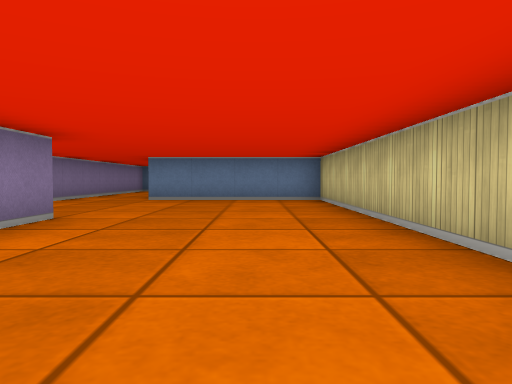
View 1 (above)

14 first-person views from a walk through a cub3D level. The camera is about half as high as the walls, tilts 2° down and sees 70° across. The floor is counted in squares. Each view is taken from the middle of a square. On the plan, view 1 faces up. The plan holds only what a view shows up to about 9 squares ahead; the rest is blank.

View 2
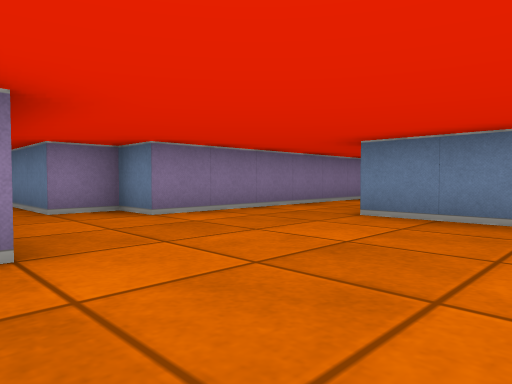

View 3
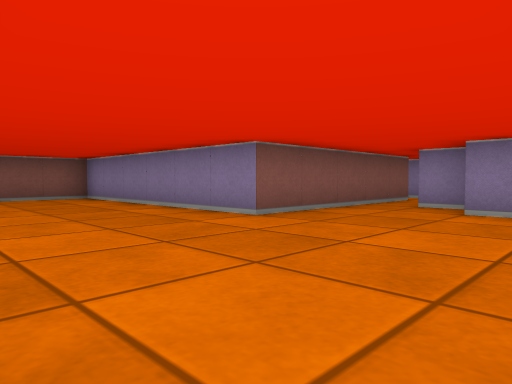

View 4
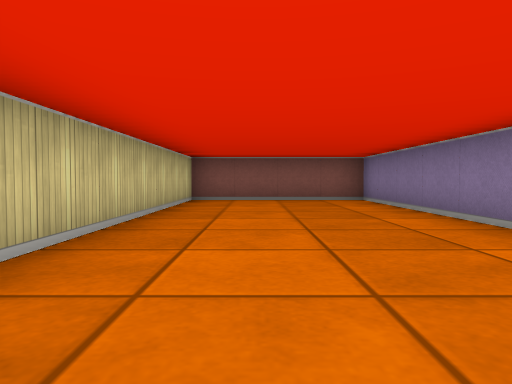

View 5
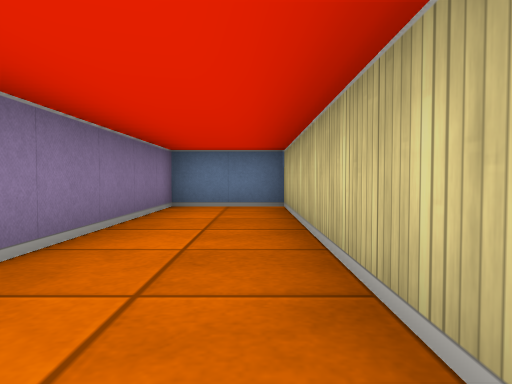

View 6
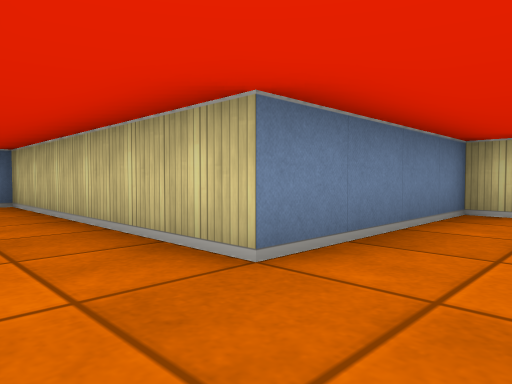

View 7
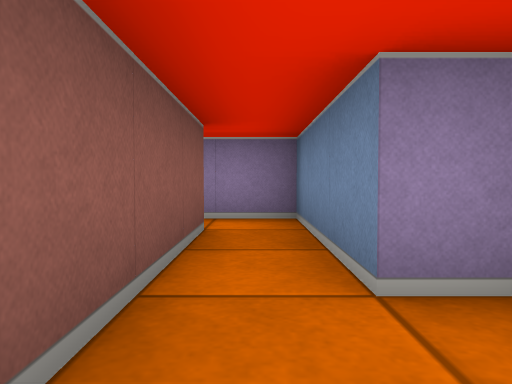

View 8
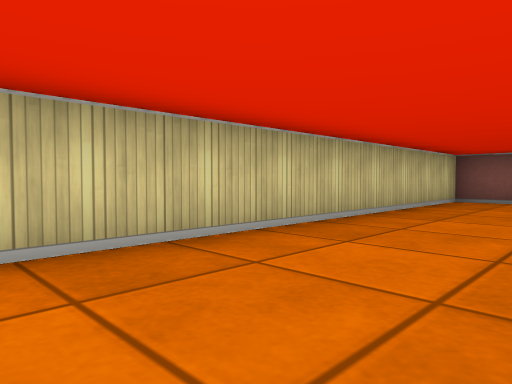

View 9
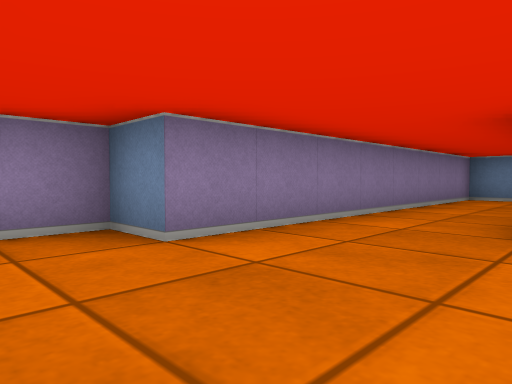

View 10
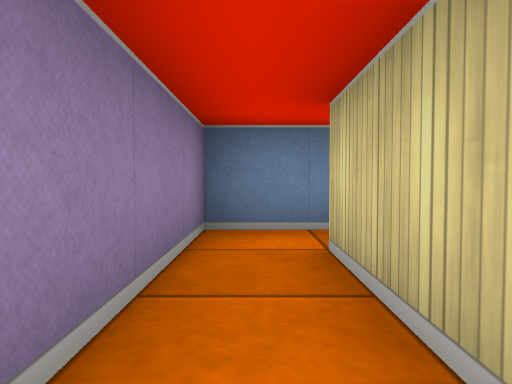

View 11
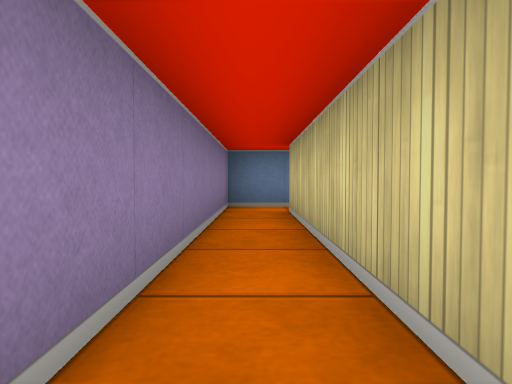

View 12
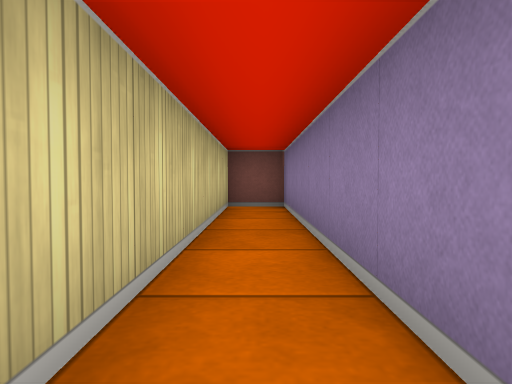

View 13
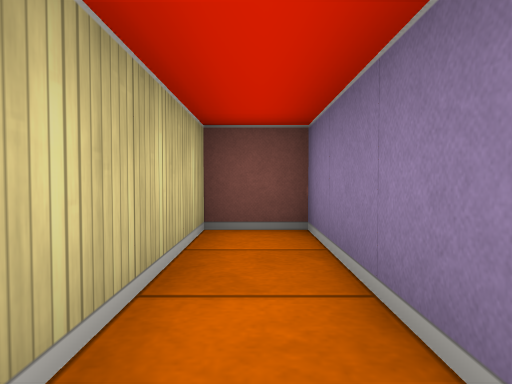

View 14
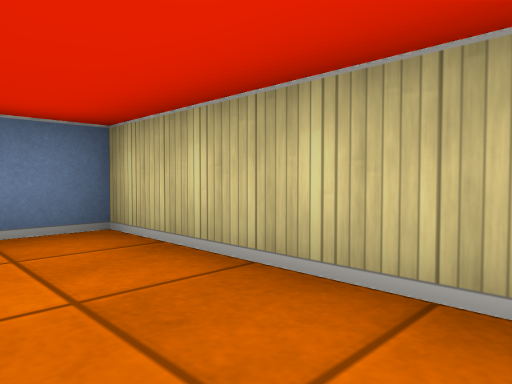

### Floor plan
Points are (right, up) in squares from view 1. A wall is a line through its corners. A room is listed if a view was taken in it or the views show most of it. See-through windows are left out.
Room 1 (views 1, 2, 3, 4, 5, 6, 7, 8, 9, 14)
walls: (-7.5, 4.5) (-2.5, 4.5) (-2.5, -1.5) (1.5, -1.5) (1.5, 8.5) (-2.5, 8.5) (-2.5, 14.5) (-4.5, 14.5) (-4.5, 6.5) (-5.5, 6.5) (-5.5, 5.5) (-7.5, 5.5)
ways out: opening at (-7, 5) to room 2
Room 2 (views 10, 11, 12, 13)
walls: (-7.5, 5.5) (-8.5, 5.5) (-8.5, -1.5) (-7.5, -1.5) (-7.5, 4.5)
ways out: opening at (-7, 5) to room 1

Where each view was taken, in squares from view 1:
view 1: 0 up, 0 right, facing up
view 2: 4 up, 0 right, facing up-left
view 3: 8 up, 1 right, facing down-left
view 4: 7 up, 0 right, facing down
view 5: 8 up, 3 left, facing up
view 6: 7 up, 4 left, facing up-right
view 7: 5 up, 4 left, facing left
view 8: 7 up, 1 left, facing down-right
view 9: 5 up, 2 left, facing up-left
view 10: 2 up, 8 left, facing up
view 11: 1 down, 8 left, facing up
view 12: 5 up, 8 left, facing down
view 13: 2 up, 8 left, facing down
view 14: 11 up, 4 left, facing up-right
